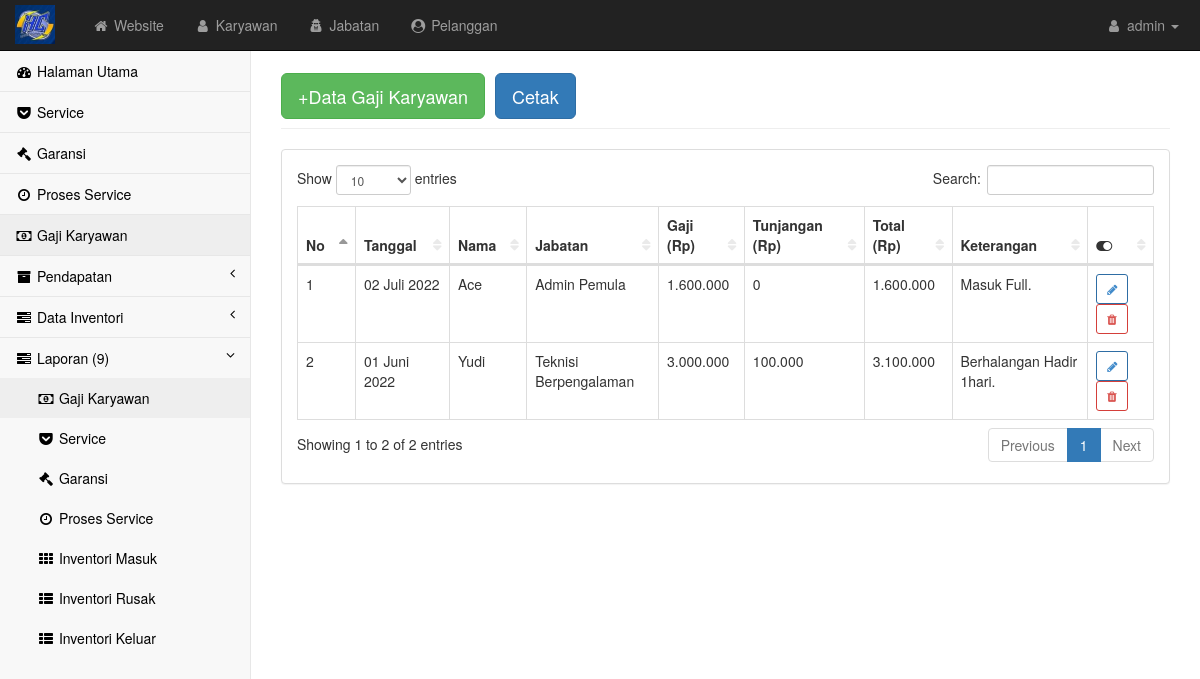
Page /admin/gaji.php on the committed database.
### tables this page shows
CREATE TABLE `gaji` (
  `idgaji` int(5) NOT NULL,
  `id` int(5) NOT NULL,
  `idjabatan` int(5) NOT NULL,
  `tgl` date NOT NULL,
  `gajinya` float NOT NULL,
  `tunjangan` float NOT NULL,
  `total` float NOT NULL,
  `ket` text NOT NULL
);

CREATE TABLE `user` (
  `id` int(5) NOT NULL,
  `nama` varchar(100) NOT NULL,
  `username` varchar(10) NOT NULL,
  `password` varchar(10) NOT NULL,
  `jk` enum('Laki-Laki','Wanita') NOT NULL,
  `ttl` varchar(80) NOT NULL,
  `telp` varchar(15) NOT NULL,
  `alamat` text NOT NULL,
  `tugas` varchar(100) NOT NULL,
  `level` varchar(30) NOT NULL
);

CREATE TABLE `jabatan` (
  `idjabatan` int(5) NOT NULL,
  `jabatannya` varchar(100) NOT NULL,
  `gaji` double NOT NULL
);

### tgl_indo.php (called while the page is built)
<?php function tgl_indo($tanggal){$bulan = array(1 => 'Januari','Februari','Maret','April','Mei','Juni','Juli','Agustus','September','Oktober','November','Desember'); $pecahkan = explode('-', $tanggal); return $pecahkan[2] . ' ' . $bulan[ (int)$pecahkan[1] ] . ' ' . $pecahkan[0]; } ?>

### admin/gaji.php (the view, shortened to what this page needs)
<?php require('atas.php') ?>
<div id="page-wrapper">
    <div class="container-fluid">
        <div class="row">
            <div class="col-lg-12">
                <h1 class="page-header"><button class="btn btn-success btn-lg"><a href="gaji_input.php" style="color: white; text-decoration: none">+Data Gaji Karyawan</a></button>
                    <button type="button" class="btn btn-primary btn-lg" data-toggle="modal" data-target="#myModal"> Cetak </button></h1>
            </div>
        </div>
        <div class="row">
            <div class="col-lg-12">
                <div class="panel panel-default">
                    <div class="panel-body">
                        <div class="table-responsive">
                            <table class="table table-bordered table-hover" id="dataTables-example">
                                <thead class="success">
                                    <tr>
                                        <th>No</th>
                                        <th>Tanggal</th>
                                        <th>Nama</th>
                                        <th>Jabatan</th>
                                        <th>Gaji (Rp)</th>
                                        <th>Tunjangan (Rp)</th>
                                        <th>Total (Rp)</th>
                                        <th>Keterangan</th>
                                        <th><i class="fa fa-toggle-on"></i></th>
                                    </tr>
                                </thead>
                                <tbody>
                                    <?php $no=1; $query = mysqli_query($kon, "SELECT * FROM gaji INNER JOIN user ON gaji.id = user.id INNER JOIN jabatan ON jabatan.idjabatan = gaji.idjabatan ORDER BY tgl DESC");
                                        while($data = mysqli_fetch_array($query)){ ?>
                                            <tr class="odd gradeX">
                                                    <td><?= $no++; ?></td>
                                                    <td><?= tgl_indo($data['tgl']) ?></td>
                                                    <td><?= $data['nama'] ?></td>
                                                    <td><?= $data['jabatannya'] ?></td>
                                                    <td><?= number_format($data['gajinya'],0,'.','.') ?></td>
                                                    <td><?= number_format($data['tunjangan'],0,'.','.') ?></td>
                                                    <td><?= number_format($data['total'],0,'.','.') ?></td>
                                                    <td><?= $data['ket'] ?></td>
                                                    <td>
                                                        <a href="gaji_edit.php?idgaji=<?php echo $data['idgaji']; ?>" class="btn btn-outline btn-primary btn-sm"><i class="fa fa-pencil"></i></a>
                                                        <a href="delete.php?idgaji=<?php echo $data['idgaji'] ?>" class="btn btn-outline btn-danger btn-sm"><i class="fa fa-trash"></i></a>
                                                    </td>
                                                </tr>
                                        <?php } ?>
                                </tbody>
                            </table>
                        </div>
                    </div>
                </div>
            </div>
        </div>
    </div>
</div>
    </div>
<?php require('bawah.php') ?>

### admin/css/startmin.css (style rules this page uses)
body { background-color: #f8f8f8; }
#page-wrapper { padding-top: 30px; min-height: 568px; background-color: #fff; }
@media (min-width:768px) { #page-wrapper { position: inherit; margin-left: 250px; padding: 30px 15px 0 15px; border-left: 1px solid #e7e7e7; } }
.btn-outline { color: inherit; background-color: transparent; transition: all .5s; }
.btn-primary.btn-outline { color: #428bca; }
.btn-danger.btn-outline { color: #d9534f; }
table.dataTable thead .sorting, table.dataTable thead .sorting_asc, table.dataTable thead .sorting_desc, table.dataTable thead .sorting_asc_disabled, table.dataTable thead .sorting_desc_disabled { background: 0 0; }
table.dataTable thead .sorting_asc:after { content: "\f0de"; float: right; font-family: fontawesome; }
table.dataTable thead .sorting:after { content: "\f0dc"; float: right; font-family: fontawesome; color: rgba(50,50,50,.5); }

### rows in the picture
gaji: tgl "02 Juli 2022", id.nama "Ace", idjabatan.jabatannya "Admin Pemula", gajinya "1.600.000", tunjangan "0", total "1.600.000", ket "Masuk Full."
gaji: tgl "01 Juni 2022", id.nama "Yudi", idjabatan.jabatannya "Teknisi Berpengalaman", gajinya "3.000.000", tunjangan "100.000", total "3.100.000", ket "Berhalangan Hadir 1hari."
